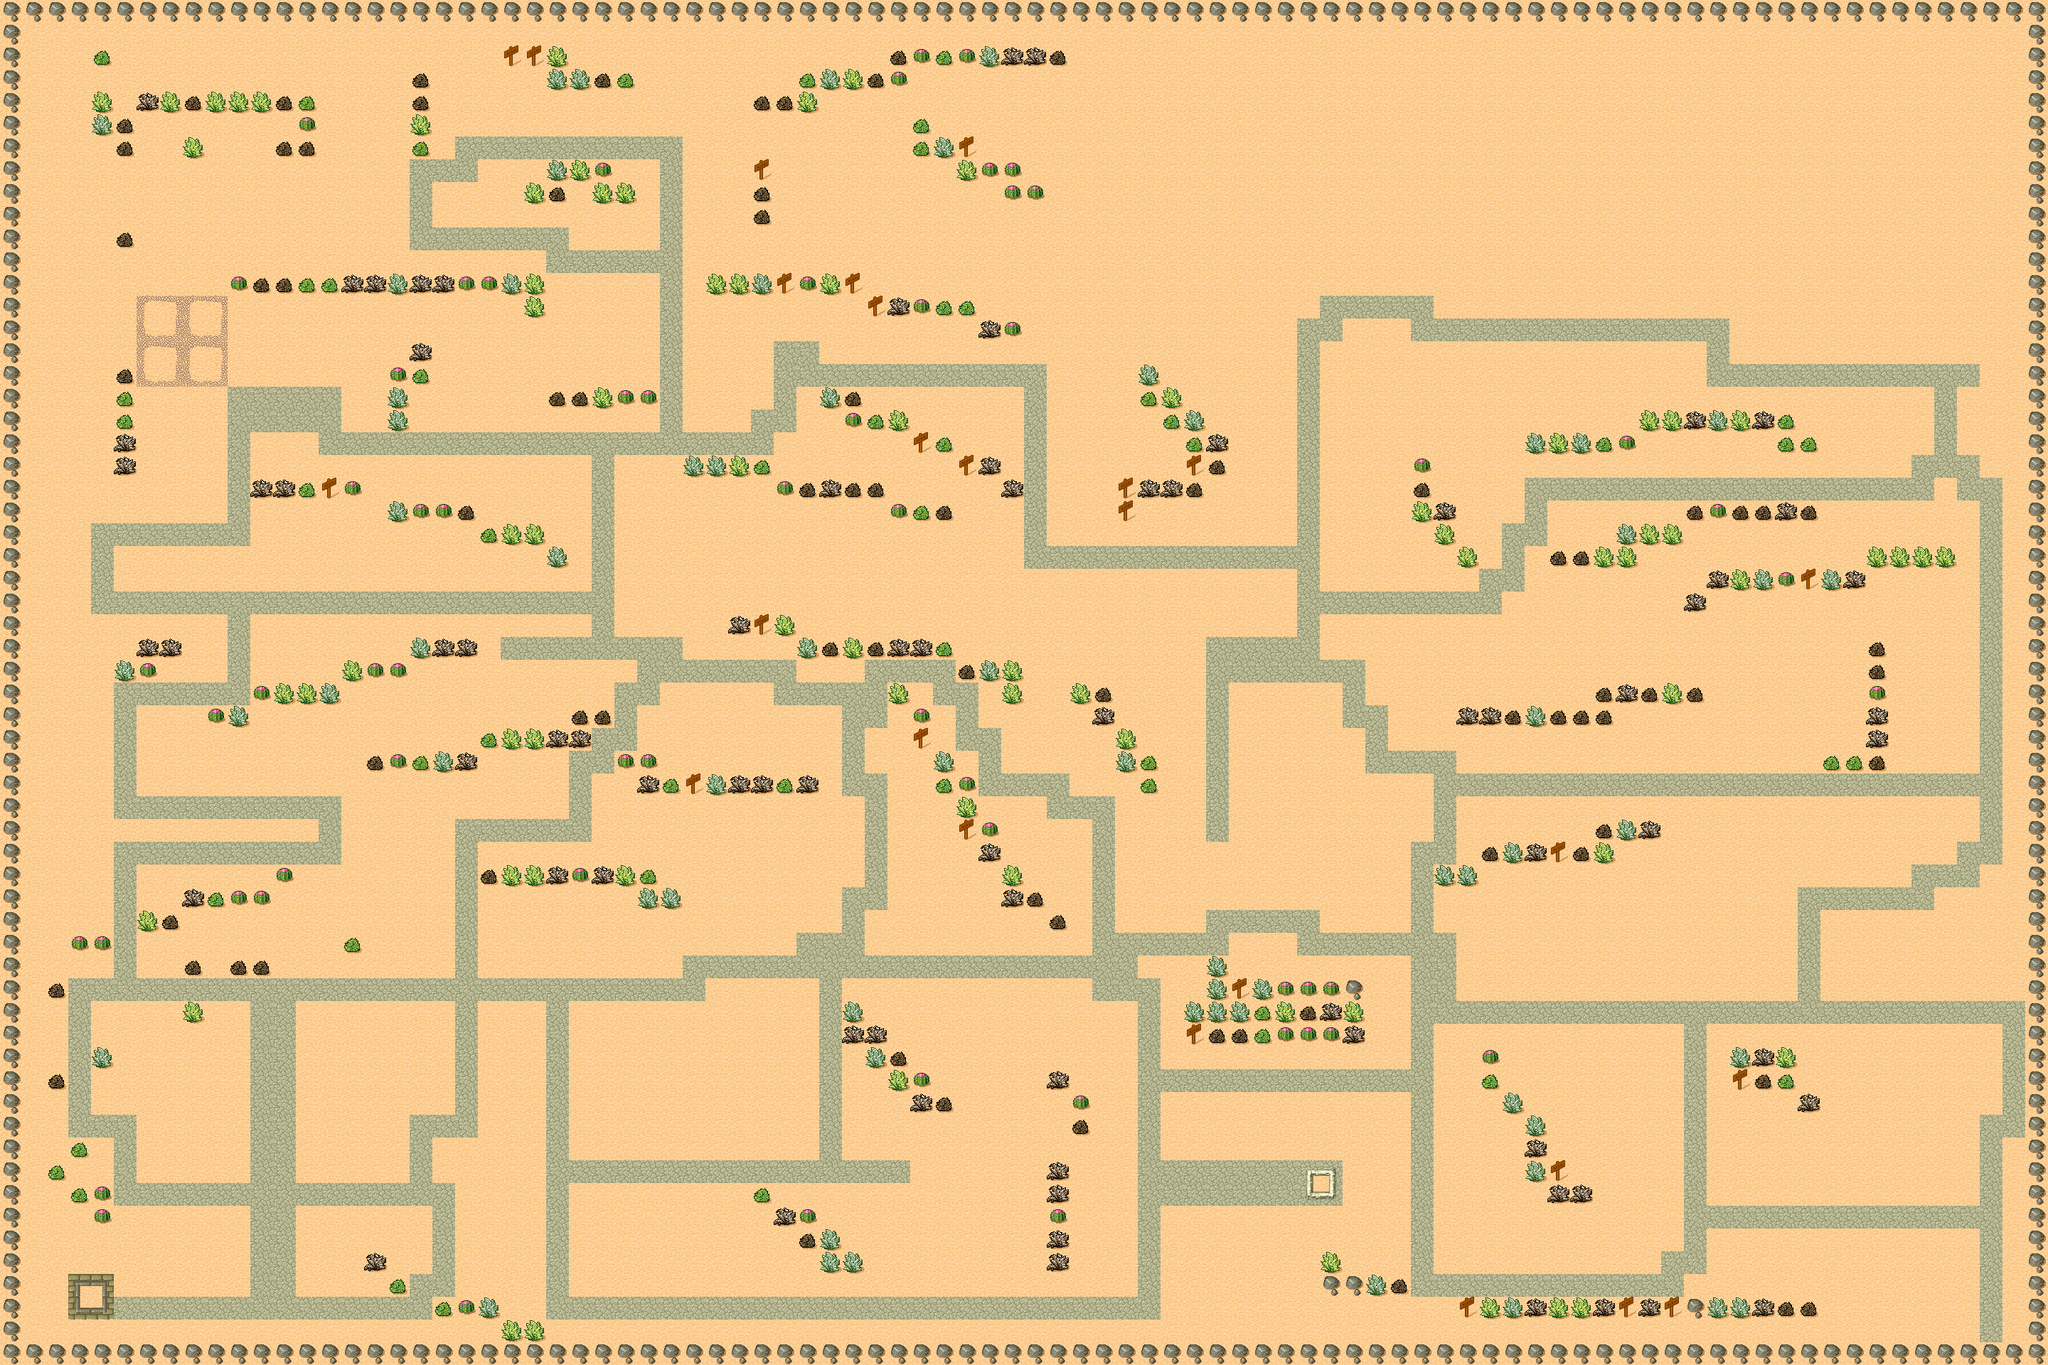

A level layout from a 2D game, rendered from its tile map. Below: a short description, then the map file with tile-grid data replaced by summaries:
An orthogonal 90x60 tile map with 32x32 px tiles, 1 tile layer (layerMap) and 3 objects (Bospoint, warriorpoint, soldierpoint).

<map version="1.0" orientation="orthogonal" width="90" height="60" tilewidth="32" tileheight="32">
 <tileset firstgid="1" name="tmw_desert_spacing" tilewidth="32" tileheight="32" spacing="1" margin="1">
  <image source="tmw_desert_spacing.png" width="265" height="199" />
  <tile id="9">
   <properties>
    <property name="removable" value="false" />
   </properties>
  </tile>
  <tile id="33">
   <properties>
    <property name="isMoveable" value="true" />
   </properties>
  </tile>
 </tileset>
 <layer name="layerMap" width="90" height="60">
  <data>[5400 cells, 5400 non-empty, 22 distinct tile ids]</data>
 </layer>
 <objectgroup name="object" width="90" height="60">
  <object name="Bospoint" x="266" y="515" width="28" height="21" />
  <object name="warriorpoint" x="1820" y="1670" width="11" height="13" />
  <object name="soldierpoint" x="162" y="1836" width="17" height="16" />
 </objectgroup>
</map>
